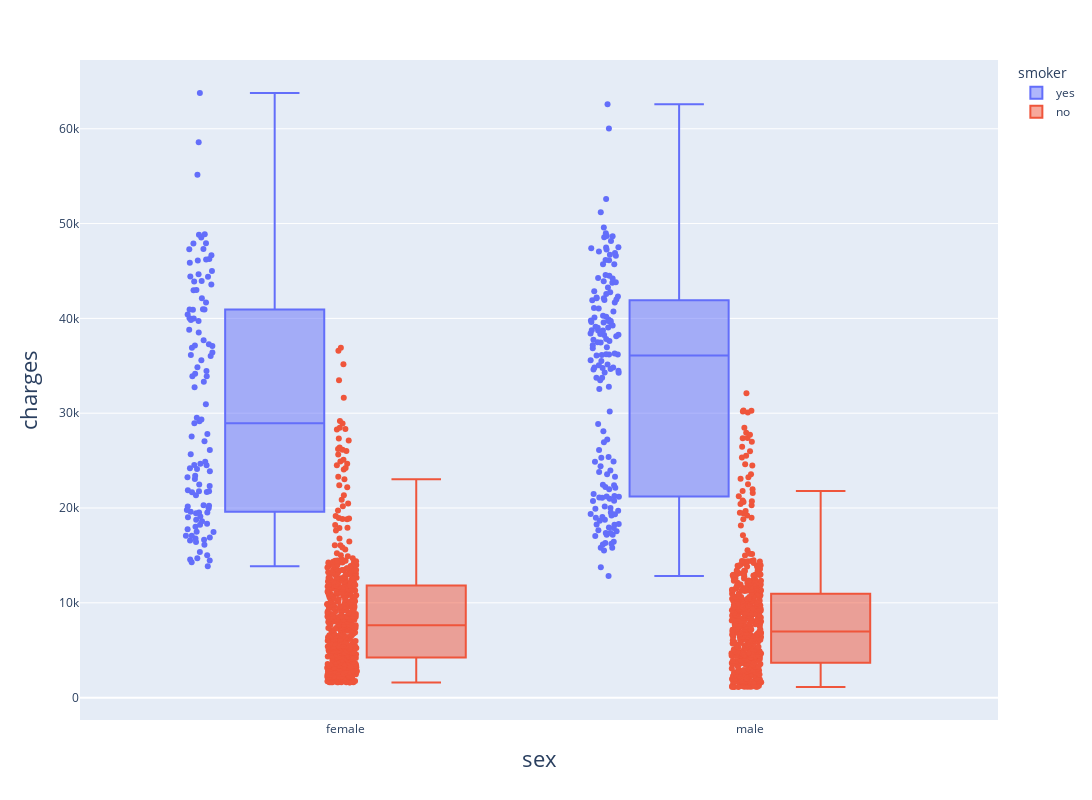

Write notebook code for a chart like this one.
### Code cell
fig = px.box(data, x="sex", y="charges", color="smoker", points="all", width=1200, height=800)
fig.update_xaxes(title_font=dict(size=22))  # Change x-axis label font size for all subplots
fig.update_yaxes(title_font=dict(size=22))  # Change y-axis label font size for all subplots

fig.update_layout(
    title_font=dict(size=24),  # Change title font size
)
fig.update_traces(quartilemethod="exclusive") # or "inclusive", or "linear" by default

### Figure 1 — Plotly figure (JSON) as saved in the notebook; plotly's stock layout.template omitted (floating-point values rounded to 4 significant figures; data arrays with more than 128 entries replaced by an {"elided": "..."} marker saying what was removed)
{"data": [{"alignmentgroup": "True", "boxpoints": "all", "hovertemplate": "smoker=yes<br>sex=%{x}<br>charges=%{y}<extra></extra>", "legendgroup": "yes", "marker": {"color": "#636efa"}, "name": "yes", "notched": false, "offsetgroup": "yes", "orientation": "v", "quartilemethod": "exclusive", "showlegend": true, "type": "box", "x": {"elided": "274 str values"}, "x0": " ", "xaxis": "x", "y": {"elided": "274 float values"}, "y0": " ", "yaxis": "y"}, {"alignmentgroup": "True", "boxpoints": "all", "hovertemplate": "smoker=no<br>sex=%{x}<br>charges=%{y}<extra></extra>", "legendgroup": "no", "marker": {"color": "#EF553B"}, "name": "no", "notched": false, "offsetgroup": "no", "orientation": "v", "quartilemethod": "exclusive", "showlegend": true, "type": "box", "x": {"elided": "1063 str values"}, "x0": " ", "xaxis": "x", "y": {"elided": "1063 float values"}, "y0": " ", "yaxis": "y"}], "layout": {"boxmode": "group", "height": 800, "legend": {"title": {"text": "smoker"}, "tracegroupgap": 0}, "margin": {"t": 60}, "title": {"font": {"size": 24}}, "width": 1200, "xaxis": {"anchor": "y", "domain": [0, 1], "title": {"font": {"size": 22}, "text": "sex"}}, "yaxis": {"anchor": "x", "domain": [0, 1], "title": {"font": {"size": 22}, "text": "charges"}}}}
